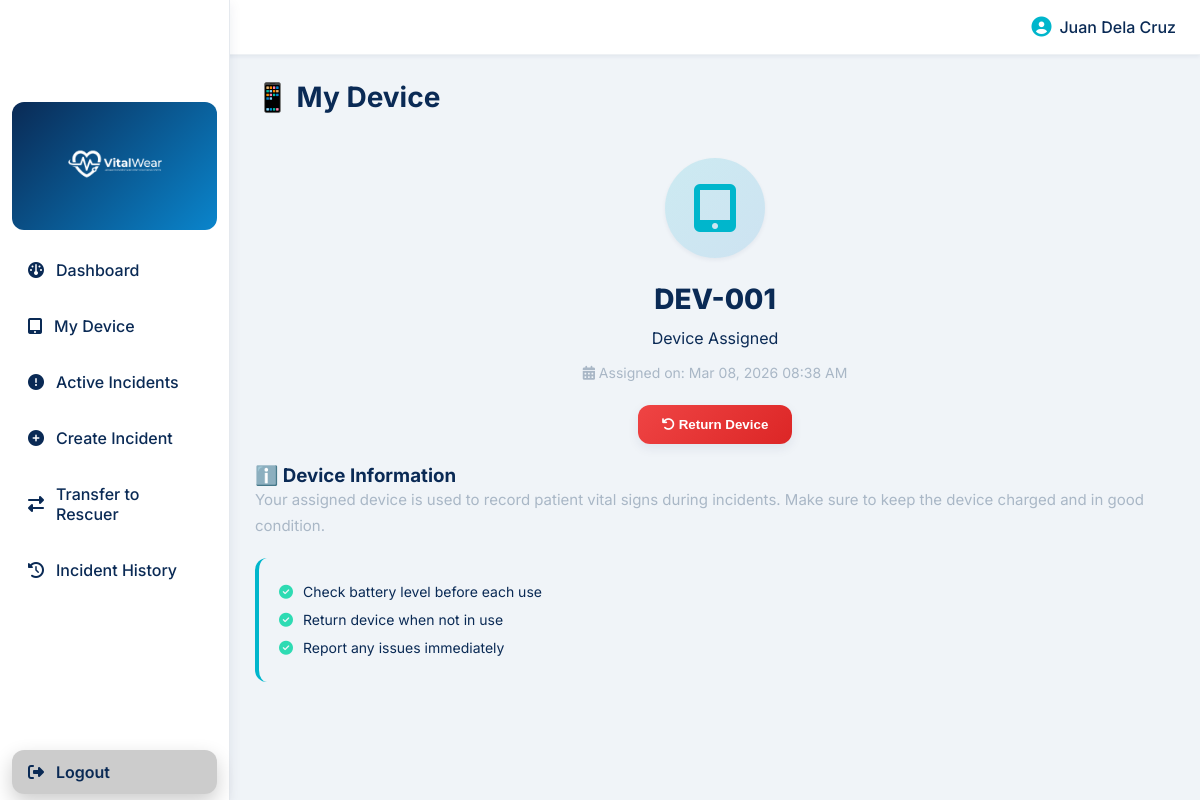
Screenshot of /roles/responder/device.php (signed in) with the database file from the repository.
### tables this page shows
CREATE TABLE IF NOT EXISTS responder (
    resp_id INT PRIMARY KEY AUTO_INCREMENT,
    resp_name VARCHAR(100) NOT NULL,
    resp_email VARCHAR(100) UNIQUE NOT NULL,
    resp_password VARCHAR(255) NOT NULL,
    resp_contact VARCHAR(15) DEFAULT NULL,
    status ENUM('active','inactive') DEFAULT 'active',
    created_at TIMESTAMP DEFAULT CURRENT_TIMESTAMP
);

CREATE TABLE IF NOT EXISTS device_log (
    log_id INT PRIMARY KEY AUTO_INCREMENT,
    dev_id INT NOT NULL,
    resp_id INT NOT NULL,
    mgmt_id INT NOT NULL,
    date_assigned TIMESTAMP NOT NULL DEFAULT CURRENT_TIMESTAMP,
    date_returned TIMESTAMP NULL DEFAULT NULL,
    verified_return TINYINT(1) DEFAULT 0,
    FOREIGN KEY (dev_id) REFERENCES device(dev_id) ON UPDATE CASCADE,
    FOREIGN KEY (resp_id) REFERENCES responder(resp_id) ON UPDATE CASCADE,
    FOREIGN KEY (mgmt_id) REFERENCES management(mgmt_id) ON UPDATE CASCADE
);

CREATE TABLE IF NOT EXISTS device (
    dev_id INT PRIMARY KEY AUTO_INCREMENT,
    dev_serial VARCHAR(100) NOT NULL,
    dev_status ENUM('available','assigned','maintenance') DEFAULT 'available',
    created_at TIMESTAMP DEFAULT CURRENT_TIMESTAMP
);

### roles/responder/device.php (the view, shortened to what this page needs)
<?php
include("../../database/connection.php");
$responder_id = $_SESSION['user_id'];
$responder_query = "SELECT resp_name FROM responder WHERE resp_id = ?";
$resp_stmt = $conn->prepare($responder_query);
$resp_stmt->bind_param("i", $responder_id);
$resp_stmt->execute();
$responder_info = $resp_stmt->get_result()->fetch_assoc();
$stmt = $conn->prepare("
    SELECT d.dev_id, d.dev_serial, d.dev_status, dl.date_assigned
    FROM device_log dl
    JOIN device d ON dl.dev_id = d.dev_id
    WHERE dl.resp_id = ? AND dl.date_returned IS NULL
    ORDER BY dl.date_assigned DESC
    LIMIT 1
");
$stmt->bind_param("i", $responder_id);
$stmt->execute();
$assigned_device = $stmt->get_result()->fetch_assoc();
?>
<!DOCTYPE html>
<html lang="en">
<head>
<link rel="stylesheet" href="../../assets/css/styles.css">
</head>
<body>
<header class="topbar">
    <div style="display: flex; align-items: center; justify-content: space-between; width: 100%;">
        <div style="display: flex; align-items: center; gap: 12px;">
            <span style="font-size: 18px; font-weight: 700;">VitalWear</span>
        </div>
        <div style="display: flex; align-items: center; gap: 8px; color: var(--deep-hospital-blue); font-weight: 500;">
            <i class="fa fa-user-circle" style="font-size: 20px; color: var(--medical-cyan);"></i>
            <span><?php echo htmlspecialchars($responder_info['resp_name'] ?? 'Responder'); ?></span>
        </div>
    </div>
</header>
<nav id="sidebar">
<div class="sidebar-logo">
    <img src="../../assets/logo.png" alt="VitalWear Logo">
</div>
<a href="dashboard.php"><i class="fa fa-gauge"></i> Dashboard</a>
<a href="device.php"><i class="fa fa-tablet"></i> My Device</a>
<a href="active_incidents.php"><i class="fa fa-exclamation-circle"></i> Active Incidents</a>
<a href="create_incident.php"><i class="fa fa-plus-circle"></i> Create Incident</a>
<a href="transfer_incident.php"><i class="fa fa-exchange"></i> Transfer to Rescuer</a>
<a href="incident_history.php"><i class="fa fa-history"></i> Incident History</a>
<a href="../../api/auth/logout.php"><i class="fa fa-sign-out"></i> Logout</a>
</nav>
<main class="container" style="display:block;overflow-y:auto;">
<h2 style="color: var(--deep-hospital-blue); margin-bottom: 24px; font-weight: 700; font-size: 1.75rem;">📱 My Device</h2>
<div class="dashboard-card" style="text-align: center;">
    <?php if($assigned_device): ?>
    <div style="padding: 20px;">
        <div style="width: 100px; height: 100px; background: linear-gradient(135deg, rgba(0, 182, 204, 0.15) 0%, rgba(10, 133, 204, 0.15) 100%); border-radius: 50%; display: flex; align-items: center; justify-content: center; margin: 0 auto 24px; box-shadow: var(--shadow-sm);">
            <i class="fa fa-tablet" style="font-size: 48px; color: var(--medical-cyan);"></i>
        </div>
        <p style="font-size: 28px; font-weight: 800; color: var(--deep-hospital-blue); margin-bottom: 12px;"><?php echo htmlspecialchars($assigned_device['dev_serial']); ?></p>
        <span class="status-badge status-available" style="margin: 12px 0;">Device Assigned</span>
        <p style="color: var(--system-gray); font-size: 14px; margin-top: 16px;">
            <i class="fa fa-calendar"></i> Assigned on: <?php echo date('M d, Y h:i A', strtotime($assigned_device['date_assigned'])); ?>
        </p>
        <form method="POST" style="margin-top: 24px;">
            <button type="submit" name="return_device" class="btn-primary" style="background: linear-gradient(135deg, #ef4444 0%, #dc2626 100%);">
                <i class="fa fa-undo"></i> Return Device
            </button>
        </form>
    </div>
    <?php endif; ?>
</div>
<div class="dashboard-card">
    <h3>ℹ️ Device Information</h3>
    <p style="color: var(--system-gray); font-size: 15px; line-height: 1.7; margin-bottom: 20px;">
        Your assigned device is used to record patient vital signs during incidents.
        Make sure to keep the device charged and in good condition.
    </p>
    <div style="background: var(--clinical-white); padding: 20px; border-radius: var(--radius); border-left: 4px solid var(--medical-cyan);">
        <ul style="color: var(--deep-hospital-blue); font-size: 14px; list-style: none; line-height: 2;">
            <li style="display: flex; align-items: center; gap: 10px;">
                <i class="fa fa-check-circle" style="color: var(--health-green);"></i>
                Check battery level before each use
            </li>
            <li style="display: flex; align-items: center; gap: 10px;">
                <i class="fa fa-check-circle" style="color: var(--health-green);"></i>
                Return device when not in use
            </li>
            <li style="display: flex; align-items: center; gap: 10px;">
                <i class="fa fa-check-circle" style="color: var(--health-green);"></i>
                Report any issues immediately
            </li>
        </ul>
    </div>
</div>
</main>
</body>
</html>

### assets/css/styles.css (style rules this page uses)
* { margin:0; padding:0; box-sizing:border-box; }
body { font-family:"Segoe UI", sans-serif; background:linear-gradient(135deg,#e3e9f2,#f6f8fc); color:#111; overflow-x:hidden; }
.topbar { position:fixed; top:0; left:0; width:100%; height:55px; display:flex; align-items:center; justify-content:center; background:linear-gradient(90deg,#dd4c56,#c93c46); color:white; font-weight:700; z-index:900; box-shadow:0 5px 20px rgba(0,0,0,.1); }
#sidebar { position:fixed; left:0; top:0; width:230px; height:100vh; padding-top:90px; background:linear-gradient(180deg,#dd4c56,#c93c46); display:flex; flex-direction:column; z-index:1000; }
#sidebar a { display:flex; align-items:center; gap:12px; color:white; text-decoration:none; padding:15px 18px; margin:10px 18px; border-radius:12px; transition:.3s; }
#sidebar a:last-child { margin-top:auto; background:rgba(0,0,0,.2); font-weight:600; box-shadow:0 8px 20px rgba(0,0,0,.2); }
.container { position:fixed; top:55px; left:230px; width:calc(100% - 230px); height:calc(100vh - 55px); display:flex; justify-content:center; align-items:center; padding:25px; }

### roles/responder/device.php (style rules this page uses)
:root { --deep-hospital-blue: #0A2A55; --medical-cyan: #00B6CC; --trust-blue: #0A85CC; --health-green: #2EDBB3; --clinical-white: #F0F4F8; --system-gray: #A9B7C6; --surface: #ffffff; --radius: 12px; --radius-lg: 16px; --shadow-sm: 0 2px 4px rgba(10, 42, 85, 0.06); --shadow: 0 4px 12px rgba(10, 42, 85, 0.08); --shadow-md: 0 8px 24px rgba(10, 42, 85, 0.12); }
body { background-color: var(--clinical-white); color: var(--deep-hospital-blue); font-family: 'Inter', -apple-system, BlinkMacSystemFont, sans-serif; }
#sidebar { background: var(--surface); border-right: 1px solid rgba(169, 183, 198, 0.3); box-shadow: var(--shadow); }
.sidebar-logo { padding: 24px 20px; text-align: center; background: linear-gradient(135deg, var(--deep-hospital-blue) 0%, var(--trust-blue) 100%); margin: 12px; border-radius: var(--radius); }
.sidebar-logo img { max-width: 140px; height: auto; filter: brightness(0) invert(1); }
#sidebar a { color: var(--deep-hospital-blue); margin: 6px 12px; padding: 12px 16px; border-radius: var(--radius); transition: all 0.2s ease; border: none; font-weight: 500; }
.topbar { background: var(--surface); color: var(--deep-hospital-blue); border-bottom: 1px solid rgba(169, 183, 198, 0.2); box-shadow: var(--shadow-sm); padding: 16px 24px; font-weight: 600; }
h2, h3, h4 { color: var(--deep-hospital-blue); font-weight: 700; }
.btn-primary { background: linear-gradient(135deg, var(--medical-cyan) 0%, var(--trust-blue) 100%); color: white; border: none; padding: 12px 24px; border-radius: var(--radius); font-weight: 600; box-shadow: var(--shadow); transition: all 0.3s ease; }

### rows the page displays
responder: resp_name "Juan Dela Cruz"
device_log: dev.dev_serial "DEV-001", date_assigned "Mar 08, 2026 08:38 AM"
